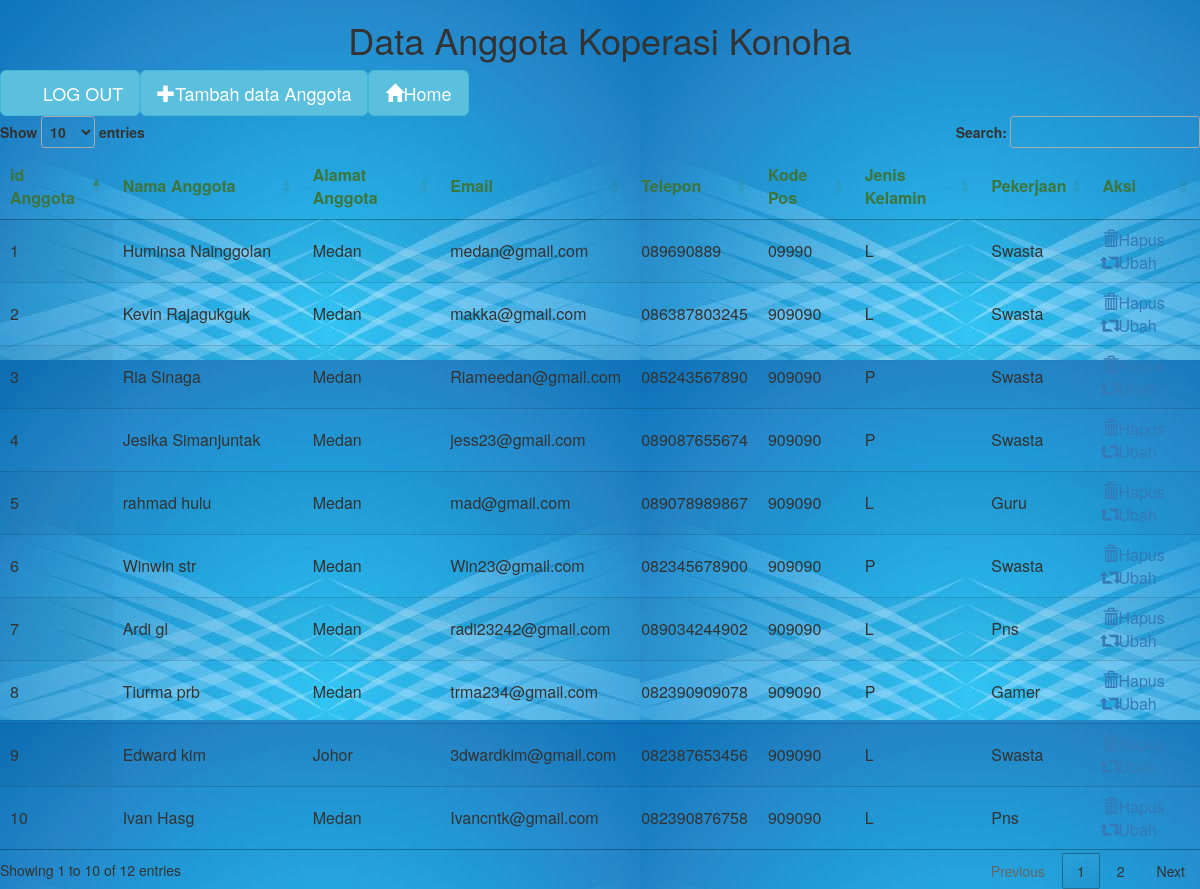
The app's page /idxanggota.php (signed in) with its own data.
### tables this page shows
CREATE TABLE `anggota` (
  `id_anggota` int(5) NOT NULL,
  `no_anggota` int(5) NOT NULL,
  `nama_anggota` varchar(50) NOT NULL,
  `alamat_anggota` varchar(50) NOT NULL,
  `email` varchar(50) NOT NULL,
  `telepon` varchar(12) NOT NULL,
  `kode_pos` varchar(7) NOT NULL,
  `jenis_kelamin` char(1) NOT NULL,
  `pekerjaan` varchar(50) NOT NULL
);

### idxanggota.php (the view, shortened to what this page needs)
<?php
if($_SESSION['login'] != 'login'){
	echo "<script> alert('anda harus login terlebih dahulu')</script>";
	echo '<meta http-equiv="refresh" content="0;url=index.php">';
}
else {
?>
<html>
<head>
	<center>
	<h1> Data Anggota Koperasi Konoha</h1>
	</center>
				<link rel="stylesheet" href="https://maxcdn.bootstrapcdn.com/bootstrap/3.4.1/css/bootstrap.min.css">
				<link rel="stylesheet " href="bootstrap-3.3.7-dist/css/bootstrap.min.css" />
				<link rel="stylesheet" type="text/css" href="https://cdn.datatables.net/1.13.4/css/jquery.dataTables.min.css">
    			<link rel="stylesheet" href="https://cdn.datatables.net/1.13.4/css/jquery.dataTables.min.css"/>
</head>
<body style="background-color:powderblue" background="oke.jpg"
>
<div class="col card-header text-left">
		<a href="berhasil_login.php" class="btn btn-info btn-lg">
        	 <span class="glyphicon glyphicon-home"></span>Home</a><ul class="nav navbar-nav"  class="btn btn-primary" >
        <a href="tambahkpr.php" class="btn btn-info btn-lg">
        	  <span class="glyphicon glyphicon-plus"></span>Tambah data Anggota</a><ul class="nav navbar-nav"  class="btn btn-primary" >
			  <a href="logout.php"class="btn btn-info btn-lg">
			  <span class="btn btn-innfo btn-ig" > </span>LOG OUT</a><ul class="nav navbar-nav"  class="btn btn-primary" >
	</div>
<table  id="example" class="display" style="width:100%" >
	<thead>
	<tr>
    	<th class=" text-success" >id Anggota</th>
    	<th class=" text-success" >Nama Anggota</th>
		<th class=" text-success">Alamat Anggota</th>
		<th class=" text-success">Email</th>
		<th class=" text-success">Telepon</th>
        <th class=" text-success">Kode Pos</th>
		<th class=" text-success">Jenis Kelamin</th>
		<th class=" text-success">Pekerjaan</th>
		<th class=" text-success">Aksi</th>
	</tr>
	</thead>
	<tbody>
		<?php
	include 'connect.php';
	$sql = "select * from anggota";
	$data= mysqli_query($con, $sql);
	while($rd = mysqli_fetch_array($data)) {
		?>
		<tr>
        <td bg-color= "red" cosplan=""><?php echo ucwords($rd['no_anggota']); ?></td>
        <td><?php echo $rd['nama_anggota']; ?></td>
        <td><?php echo $rd['alamat_anggota']; ?></td>
        <td><?php echo $rd['email']; ?></td>
        <td><?php echo $rd['telepon']; ?></td>
        <td><?php echo $rd['kode_pos']; ?></td>
        <td><?php echo $rd['jenis_kelamin']; ?></td>
        <td><?php echo $rd['pekerjaan']; ?></td>
		<td>
			<a href="hpsagt.php?no_anggota=<?php echo $rd['id_karyawan']; ?>"> <span class="glyphicon glyphicon-trash"></span>Hapus</a><ul class="nav navbar-nav"  class="btn btn-primary" > </a>
			<a href="upanggota.php?no_anggota?no_anggota=<?php echo $rd['id_karyawan']; ?>"> <span class="glyphicon glyphicon-retweet"></span>Ubah</a>
		</td>
	</tr>
	<?php } ?>
</tbody>
</table>
</body>
</html>
<?php
	}
?>

### records on screen
anggota: no_anggota "1", nama_anggota "Huminsa Nainggolan", alamat_anggota "Medan", email "medan@gmail.com", telepon "089690889", kode_pos "09990", jenis_kelamin "L", pekerjaan "Swasta"
anggota: no_anggota "2", nama_anggota "Kevin Rajagukguk", alamat_anggota "Medan", email "makka@gmail.com", telepon "086387803245", kode_pos "909090", jenis_kelamin "L", pekerjaan "Swasta"
anggota: no_anggota "3", nama_anggota "Ria Sinaga", alamat_anggota "Medan", email "Riameedan@gmail.com", telepon "085243567890", kode_pos "909090", jenis_kelamin "P", pekerjaan "Swasta"
anggota: no_anggota "4", nama_anggota "Jesika Simanjuntak", alamat_anggota "Medan", email "jess23@gmail.com", telepon "089087655674", kode_pos "909090", jenis_kelamin "P", pekerjaan "Swasta"
anggota: no_anggota "5", nama_anggota "rahmad hulu", alamat_anggota "Medan", email "mad@gmail.com", telepon "089078989867", kode_pos "909090", jenis_kelamin "L", pekerjaan "Guru"
anggota: no_anggota "6", nama_anggota "Winwin str", alamat_anggota "Medan", email "Win23@gmail.com", telepon "082345678900", kode_pos "909090", jenis_kelamin "P", pekerjaan "Swasta"
anggota: no_anggota "7", nama_anggota "Ardi gl", alamat_anggota "Medan", email "radi23242@gmail.com", telepon "089034244902", kode_pos "909090", jenis_kelamin "L", pekerjaan "Pns"
anggota: no_anggota "8", nama_anggota "Tiurma prb", alamat_anggota "Medan", email "trma234@gmail.com", telepon "082390909078", kode_pos "909090", jenis_kelamin "P", pekerjaan "Gamer"
anggota: no_anggota "9", nama_anggota "Edward kim", alamat_anggota "Johor", email "3dwardkim@gmail.com", telepon "082387653456", kode_pos "909090", jenis_kelamin "L", pekerjaan "Swasta"
anggota: no_anggota "10", nama_anggota "Ivan Hasg", alamat_anggota "Medan", email "Ivancntk@gmail.com", telepon "082390876758", kode_pos "909090", jenis_kelamin "L", pekerjaan "Pns"
